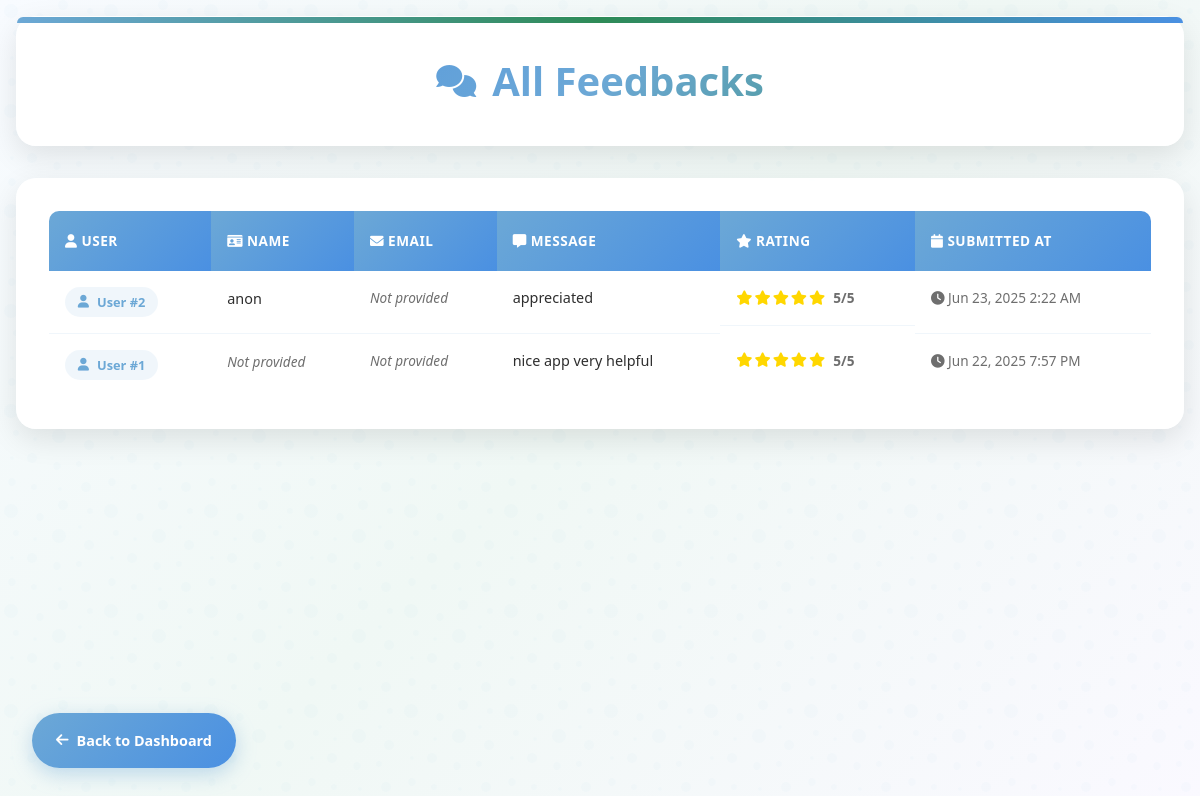
The page /admin_feedbacks.php (signed in) on the database its author committed.
### tables this page shows
CREATE TABLE `feedbacks` (
  `id` int(11) NOT NULL,
  `user_id` int(11) DEFAULT NULL,
  `name` varchar(100) DEFAULT NULL,
  `email` varchar(100) DEFAULT NULL,
  `message` text NOT NULL,
  `rating` int(11) NOT NULL,
  `submitted_at` timestamp NOT NULL DEFAULT current_timestamp()
);

### admin_feedbacks.php (the view, shortened to what this page needs)
<?php
include 'db.php';
$result = $conn->query("SELECT id, user_id, name, email, message, rating, submitted_at FROM feedbacks ORDER BY submitted_at DESC");
?>
<!DOCTYPE html>
<html lang="en">
<head>
    <link rel="stylesheet" href="https://cdnjs.cloudflare.com/ajax/libs/font-awesome/6.0.0-beta3/css/all.min.css">
</head>
<body>
    <div class="container">
        <div class="header">
            <div class="header-content">
                <h1 class="page-title">
                    <i class="fas fa-comments"></i>
                    All Feedbacks
                </h1>
            </div>
        </div>
        <div class="table-container">
            <?php if ($result->num_rows > 0): ?>
                <table>
                    <thead>
                        <tr>
                            <th><i class="fas fa-user"></i> User</th>
                            <th><i class="fas fa-id-card"></i> Name</th>
                            <th><i class="fas fa-envelope"></i> Email</th>
                            <th><i class="fas fa-message"></i> Message</th>
                            <th><i class="fas fa-star"></i> Rating</th>
                            <th><i class="fas fa-calendar"></i> Submitted At</th>
                        </tr>
                    </thead>
                    <tbody>
                        <?php while ($row = $result->fetch_assoc()): ?>
                        <tr>
                            <td>
                                <span class="user-id <?= $row['user_id'] === null ? 'anonymous' : '' ?>">
                                    <i class="fas fa-<?= $row['user_id'] === null ? 'user-secret' : 'user' ?>"></i>
                                    <?= $row['user_id'] !== null ? 'User #' . $row['user_id'] : 'Anonymous' ?>
                                </span>
                            </td>
                            <td class="name-cell">
                                <?= $row['name'] ? htmlspecialchars($row['name']) : '<span class="not-provided">Not provided</span>' ?>
                            </td>
                            <td class="email-cell">
                                <?= $row['email'] ? htmlspecialchars($row['email']) : '<span class="not-provided">Not provided</span>' ?>
                            </td>
                            <td class="message-cell">
                                <?= nl2br(htmlspecialchars($row['message'])) ?>
                            </td>
                            <td class="rating-cell">
                                <div class="stars">
                                    <?php for ($i = 1; $i <= 5; $i++): ?>
                                        <i class="fas fa-star star <?= $i <= $row['rating'] ? '' : 'empty' ?>"></i>
                                    <?php endfor; ?>
                                </div>
                                <span class="rating-number"><?= $row['rating'] ?>/5</span>
                            </td>
                            <td class="date-cell">
                                <i class="fas fa-clock"></i>
                                <?= date('M j, Y g:i A', strtotime($row['submitted_at'])) ?>
                            </td>
                        </tr>
                        <?php endwhile; ?>
                    </tbody>
                </table>
            <?php endif; ?>
        </div>
    </div>
    <div class="back-button-container">
        <a href="admin_dashboard.php" class="back-link">
            <i class="fas fa-arrow-left"></i>
            Back to Dashboard
        </a>
    </div>
</body>
</html>

### admin_feedbacks.php (style rules this page uses)
:root { --soft-blue: #6CA8D6; --light-teal: #2E8B57; --soft-lavender: #D9CFE8; --off-white: #F9F9F9; --muted-coral: #FFB6A0; --dark-gray: #2E2E2E; --medium-gray: #6E6E6E; --light-gray: #f0f0f0; --white: #ffffff; --shadow: rgba(0, 0, 0, 0.1); --admin-accent: #4A90E2; }
* { margin: 0; padding: 0; box-sizing: border-box; font-family: 'Segoe UI', Tahoma, Geneva, Verdana, sans-serif; }
body { background: linear-gradient(135deg, #f8fbff, #f0f8f5, #faf9ff); color: var(--dark-gray); line-height: 1.6; min-height: 100vh; position: relative; overflow-x: hidden; }
body::before { content: ''; position: fixed; top: 0; left: 0; width: 100%; height: 100%; opacity: 0.6; z-index: -1; }
.container { max-width: 1600px; margin: 0 auto; padding: 2rem; position: relative; z-index: 1; }
.header { background: rgba(255, 255, 255, 0.95); border-radius: 20px; padding: 2rem; margin-bottom: 2rem; box-shadow: 0 10px 30px rgba(0, 0, 0, 0.1); backdrop-filter: blur(10px); border: 1px solid rgba(255, 255, 255, 0.2); position: relative; }
.header::before { content: ''; position: absolute; top: 0; left: 0; width: 100%; height: 6px; background: linear-gradient(90deg, var(--soft-blue), var(--light-teal), var(--admin-accent)); border-radius: 20px 20px 0 0; }
.header-content { text-align: center; }
.page-title { font-size: 2.5rem; font-weight: 800; background: linear-gradient(135deg, var(--admin-accent), var(--soft-blue), var(--light-teal)); -webkit-background-clip: text; -webkit-text-fill-color: transparent; background-clip: text; display: flex; align-items: center; justify-content: center; gap: 1rem; }
.page-title i { color: var(--soft-blue); font-size: 2rem; }
.back-button-container { position: fixed; bottom: 2rem; left: 2rem; z-index: 1000; }
.back-link { display: inline-flex; align-items: center; gap: 0.5rem; padding: 1rem 1.5rem; background: linear-gradient(135deg, var(--soft-blue), var(--admin-accent)); color: white; text-decoration: none; border-radius: 50px; font-weight: 600; transition: all 0.3s ease; box-shadow: 0 6px 20px rgba(108, 168, 214, 0.4); font-size: 0.9rem; }
.table-container { background: rgba(255, 255, 255, 0.95); border-radius: 20px; padding: 2rem; box-shadow: 0 10px 30px rgba(0, 0, 0, 0.1); backdrop-filter: blur(10px); border: 1px solid rgba(255, 255, 255, 0.2); overflow: hidden; margin-bottom: 6rem; }
table { width: 100%; border-collapse: collapse; margin: 0; font-size: 0.9rem; }
th { background: linear-gradient(135deg, var(--soft-blue), var(--admin-accent)); color: white; padding: 1.2rem 1rem; text-align: left; font-weight: 600; font-size: 0.85rem; text-transform: uppercase; letter-spacing: 0.5px; border: none; position: sticky; top: 0; z-index: 10; }
th:first-child { border-radius: 10px 0 0 0; }
th:last-child { border-radius: 0 10px 0 0; }
td { padding: 1rem; border-bottom: 1px solid rgba(108, 168, 214, 0.1); vertical-align: top; transition: background-color 0.2s ease; }
tr:last-child td { border-bottom: none; }
.user-id { display: inline-flex; align-items: center; gap: 0.5rem; padding: 0.3rem 0.8rem; background: rgba(108, 168, 214, 0.1); border-radius: 20px; font-weight: 600; color: var(--soft-blue); font-size: 0.8rem; }
.name-cell, .email-cell { font-weight: 500; color: var(--dark-gray); }
.email-cell { font-family: 'Courier New', monospace; font-size: 0.85rem; color: var(--medium-gray); }
.not-provided { color: var(--medium-gray); font-style: italic; font-size: 0.85rem; }
.message-cell { max-width: 350px; line-height: 1.5; color: var(--dark-gray); word-wrap: break-word; }
.rating-cell { display: flex; align-items: center; gap: 0.5rem; }
.stars { display: flex; gap: 2px; }
.star { color: #ffd700; font-size: 0.9rem; }
.rating-number { font-weight: 600; color: var(--medium-gray); font-size: 0.85rem; }
.date-cell { color: var(--medium-gray); font-size: 0.85rem; white-space: nowrap; }
@media (max-width: 1400px) { .container { padding: 1rem; } }
@media (max-width: 1400px) { .table-container { overflow-x: auto; } }
@media (max-width: 1400px) { table { min-width: 1000px; } }

### rows shown on the page
feedbacks: user "2", name "anon", email "Not provided", message "appreciated", rating "5", submitted_at "Jun 23, 2025 2:22 AM"
feedbacks: user "1", name "Not provided", email "Not provided", message "nice app very helpful", rating "5", submitted_at "Jun 22, 2025 7:57 PM"
